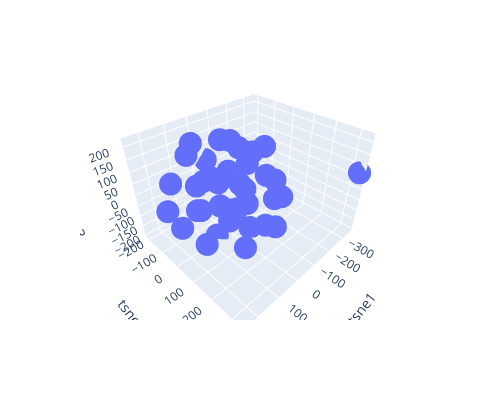

Notebook cell for this chart:
### Code cell
def threeD_tsne(scaled_data):
    tsne = TSNE(n_components=3, verbose=1, perplexity=30, n_iter=1000, random_state=0)
    tsne_results = tsne.fit_transform(scaled_data)
    
    tsne_df = pd.DataFrame(data=tsne_results, columns=['tsne1', 'tsne2', 'tsne3'])
    
    fig = px.scatter_3d(tsne_df, x="tsne1", y="tsne2", z="tsne3",
                         width=500, height=400)
    
    fig.show()
threeD_tsne(scaled_data)

### Figure 1 — Plotly figure (JSON) as saved in the notebook; plotly's stock layout.template omitted (floating-point values rounded to 4 significant figures)
{"data": [{"hovertemplate": "tsne1=%{x}<br>tsne2=%{y}<br>tsne3=%{z}<extra></extra>", "legendgroup": "", "marker": {"color": "#636efa", "symbol": "circle"}, "mode": "markers", "name": "", "scene": "scene", "showlegend": false, "type": "scatter3d", "x": [11.6, -53.46, -216.9, 47.69, 244.1, -139.4, -88.74, 101.5, -348.2, 143.1, 55.0, 188.7, 27.65, -76.01, -37.99, 58.77, 137.7, -101.2, 19.56, -113.6, 189.1, -103.1, 59.39, -96.28, 36.14, -34.02, 155.2, -57.01, -31.33, 15.48, 134.5, -52.23, 87.77, -201.1, 56.51, -142.0, -184.7], "y": [76.95, -205.9, -20.04, -140.9, 49.78, -141.9, 37.88, -64.74, 334.9, 47.82, -35.29, -82.99, 216.3, 175.2, -82.75, -15.37, 164.0, 175.8, -33.51, -29.87, -142.1, -192.6, -168.7, -61.54, -145.9, 65.09, 47.66, -65.36, 197.9, 78.78, -20.64, 61.27, 101.5, -103.8, 147.2, 61.41, 73.51], "z": [74.98, 32.0, 102.1, -22.14, 0.1019, 113.3, 148.3, 213.4, 75.72, 134.5, 70.81, 83.25, -18.14, -117.3, 172.2, -197.5, 80.77, 12.99, -78.31, -60.97, -73.09, -102.9, 111.1, -174.4, -157.3, -42.0, -137.5, 35.52, 128.2, 218.6, -29.4, -177.9, -33.06, -4.957, -153.7, 34.68, -94.26]}], "layout": {"height": 400, "legend": {"tracegroupgap": 0}, "margin": {"t": 60}, "scene": {"domain": {"x": [0, 1], "y": [0, 1]}, "xaxis": {"title": {"text": "tsne1"}}, "yaxis": {"title": {"text": "tsne2"}}, "zaxis": {"title": {"text": "tsne3"}}}, "width": 500}}
